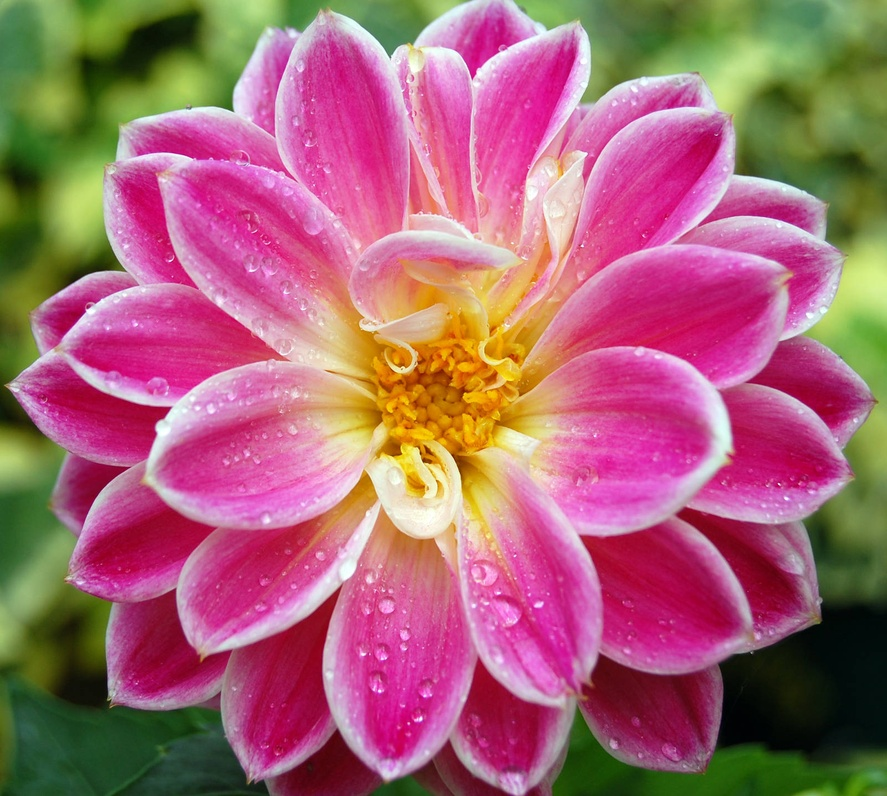
#> input picture images/flow.jpeg, 887 x 796 px, shrunk from 1600 x 1436 before the run, found by its file name
$ python 06_contours.py
#> lines starting #> are read from the running program, lines starting #| are printed output that depends on the picture; after the words box and inside, x2 and y2 are one past the last pixel; in counts of white or black regions, pixels touching at a corner belong together
import cv2 as cv
import numpy as np
img = cv.imread('images/flow.jpeg')
#> img is the input picture: shape (796, 887, 3); mean B, G, R 113.6, 100.8, 165.8
cv.imshow('Flower',img)
blank = np.zeros(img.shape, dtype='uint8')
cv.imshow('Blank', blank)
gray = cv.cvtColor(img, cv.COLOR_BGR2GRAY)
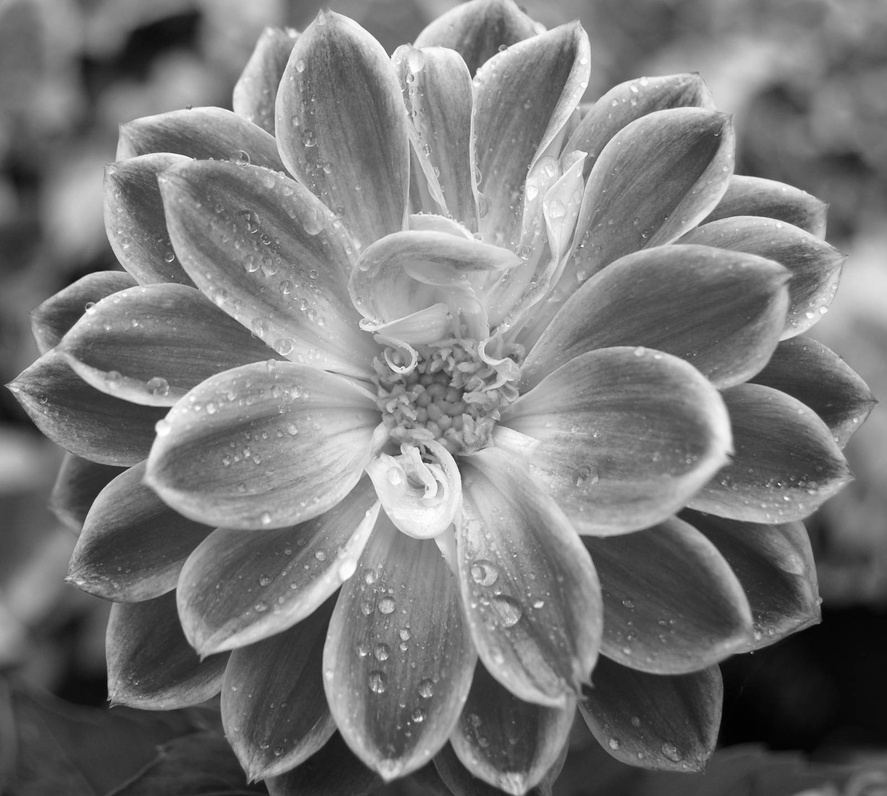
#> gray: shape (796, 887); min 0, max 255, mean 121.7
cv.imshow('Gray', gray)
blur = cv.GaussianBlur(gray, (5,5), cv.BORDER_DEFAULT)
cv.imshow('Blur',blur)
canny = cv.Canny(img, 125, 175)
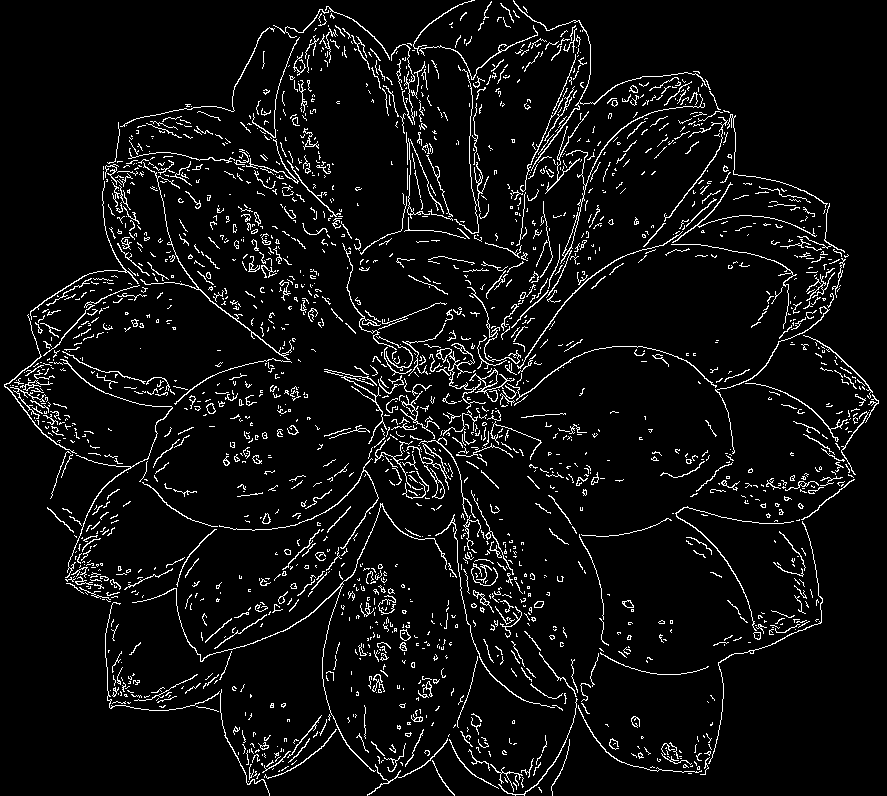
#> canny: shape (796, 887); 6% white in thin lines or dots
cv.imshow('Canny Edges', canny)
#ret, thresh = cv.threshold(gray, 125, 255, cv.THRESH_BINARY)
#cv.imshow('Thresh', thresh)
contours, hierarchies = cv.findContours(canny, cv.RETR_LIST, cv.CHAIN_APPROX_NONE)
#> contours = 2294 contours, 2154 with area under 20; largest, box (x1, y1, x2, y2) and area: (436, 343, 515, 409) 390, (546, 94, 705, 298) 218, (132, 503, 447, 772) 180, (481, 370, 498, 387) 130, (424, 465, 445, 499) 128
print(len(contours))
#| 2294
print(f'{len(contours)} contour(s) found!')
#| 2294 contour(s) found!
cv.drawContours(blank, contours, -1, (0,0,255), 2)
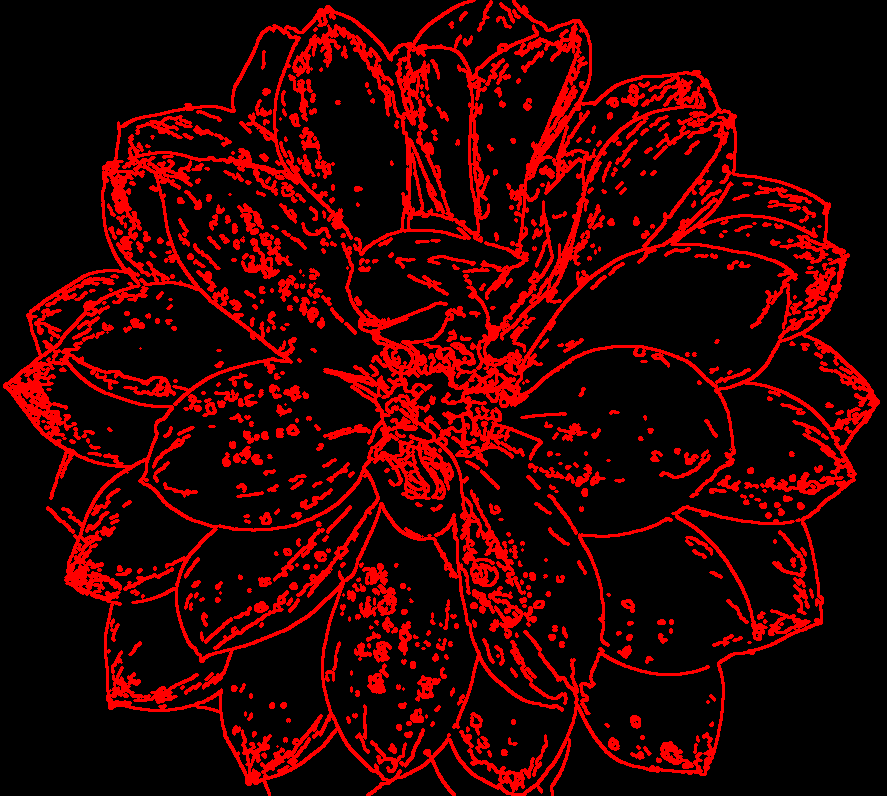
#> blank: shape (796, 887, 3); mean of channels 0, 1, 2 0, 0, 48.1; drawn as B, G, R
cv.imshow('Contours Drawn', blank)
cv.waitKey(0)

$ run again, with images/face.jpeg copied over images/flow.jpeg
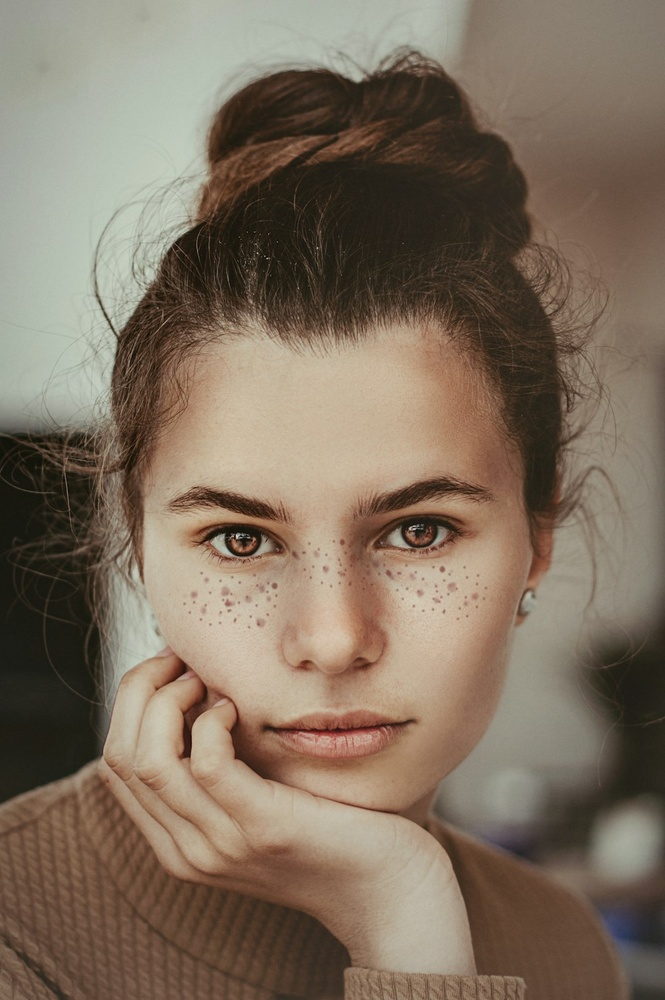
#> input picture images/face.jpeg, 665 x 1000 px, shrunk from 1000 x 1504 before the run, found by its file name
#> img is the input picture: shape (1000, 665, 3); mean B, G, R 94.9, 111.7, 127.3
#> `canny = cv.Canny(img, 125, 175)`:
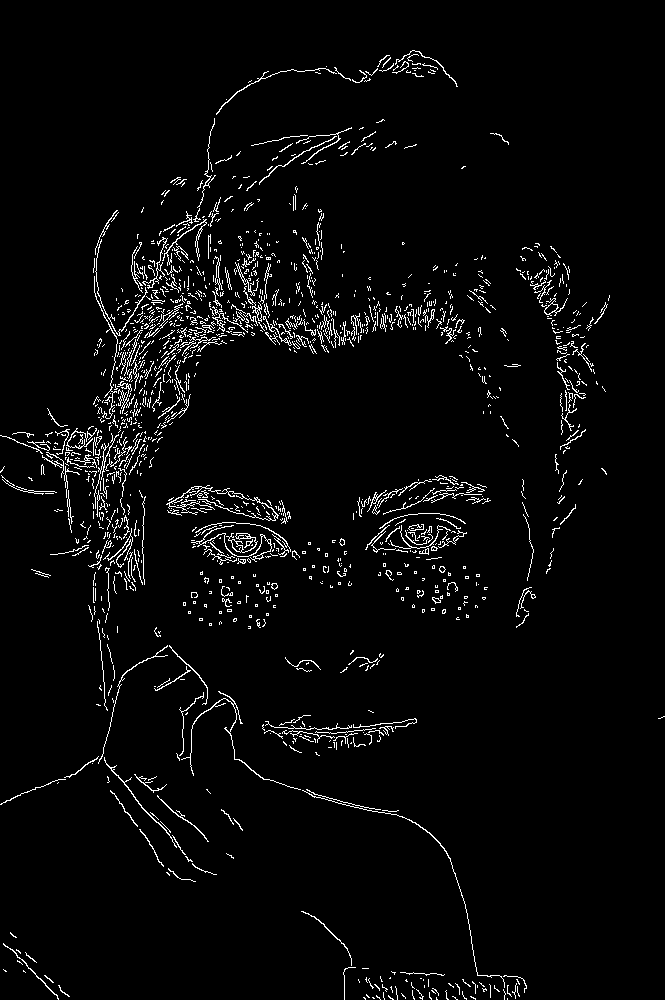
#> canny: shape (1000, 665); 3.3% white in thin lines or dots
#> contours = 1622 contours, 1569 with area under 20; largest, box (x1, y1, x2, y2) and area: (226, 533, 258, 553) 158, (544, 298, 568, 316) 98, (166, 485, 279, 521) 86, (544, 303, 558, 315) 82, (191, 525, 272, 562) 82
#| 1622
#| 1622 contour(s) found!
#> `cv.drawContours(blank, contours, -1, (0,0,255), 2)`:
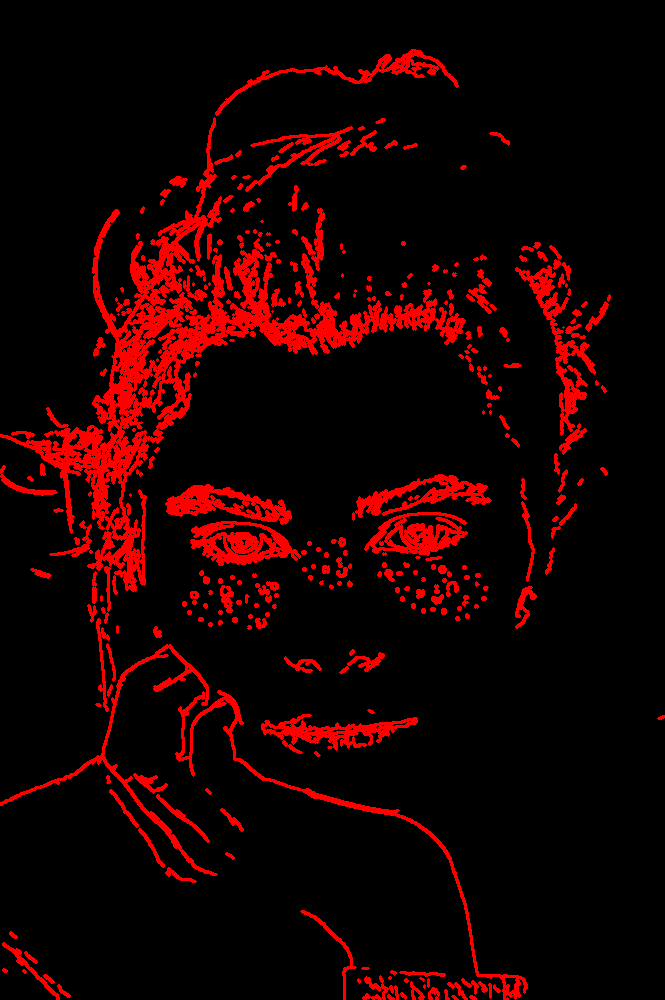
#> blank: shape (1000, 665, 3); mean of channels 0, 1, 2 0, 0, 26.2; drawn as B, G, R
